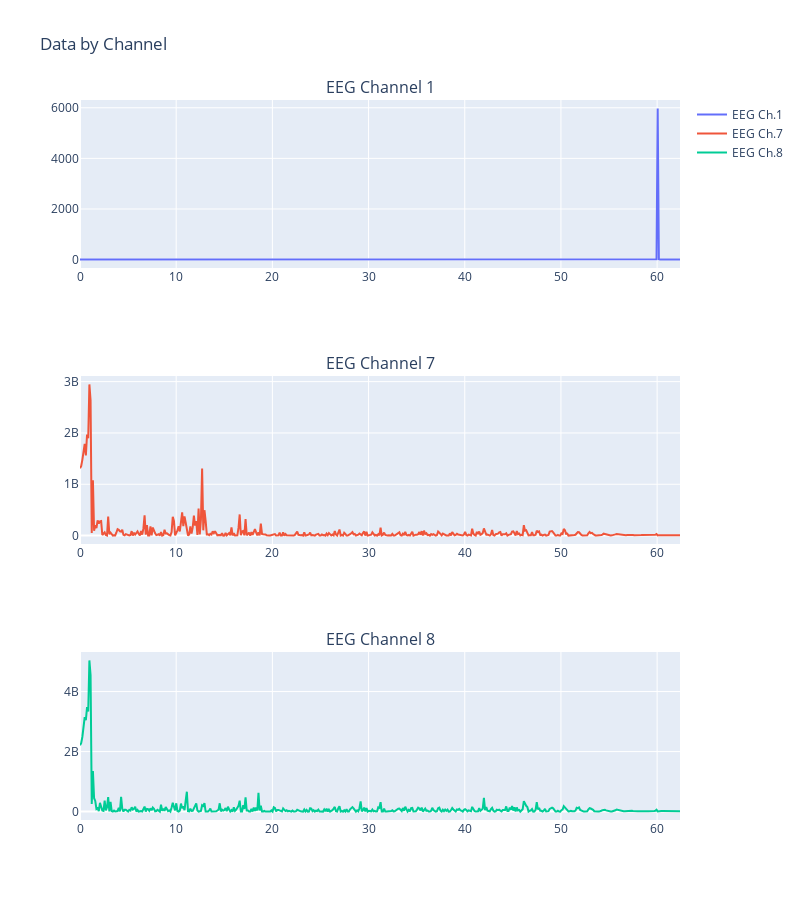

This figure's notebook cell:
### Code cell
# plot
S1.plot(ver='fq', chns=[1,7,8])

### Figure 1 — Plotly figure (JSON) as saved in the notebook; plotly's stock layout.template omitted (floating-point values rounded to 4 significant figures; data arrays with more than 128 entries replaced by an {"elided": "..."} marker saying what was removed)
{"data": [{"mode": "lines", "name": "EEG Ch.1", "type": "scatter", "x": {"elided": "512 float values"}, "xaxis": "x", "y": {"elided": "512 float values"}, "yaxis": "y"}, {"mode": "lines", "name": "EEG Ch.7", "type": "scatter", "x": {"elided": "512 float values"}, "xaxis": "x2", "y": {"elided": "512 float values"}, "yaxis": "y2"}, {"mode": "lines", "name": "EEG Ch.8", "type": "scatter", "x": {"elided": "512 float values"}, "xaxis": "x3", "y": {"elided": "512 float values"}, "yaxis": "y3"}], "layout": {"annotations": [{"font": {"size": 16}, "showarrow": false, "text": "EEG Channel 1", "x": 0.5, "xanchor": "center", "xref": "paper", "y": 1.0, "yanchor": "bottom", "yref": "paper"}, {"font": {"size": 16}, "showarrow": false, "text": "EEG Channel 7", "x": 0.5, "xanchor": "center", "xref": "paper", "y": 0.6167, "yanchor": "bottom", "yref": "paper"}, {"font": {"size": 16}, "showarrow": false, "text": "EEG Channel 8", "x": 0.5, "xanchor": "center", "xref": "paper", "y": 0.2333, "yanchor": "bottom", "yref": "paper"}], "height": 900, "title": {"text": "Data by Channel"}, "width": 800, "xaxis": {"anchor": "y", "domain": [0, 1]}, "xaxis2": {"anchor": "y2", "domain": [0, 1]}, "xaxis3": {"anchor": "y3", "domain": [0, 1]}, "yaxis": {"anchor": "x", "domain": [0.7667, 1.0]}, "yaxis2": {"anchor": "x2", "domain": [0.3833, 0.6167]}, "yaxis3": {"anchor": "x3", "domain": [0, 0.2333]}}}
